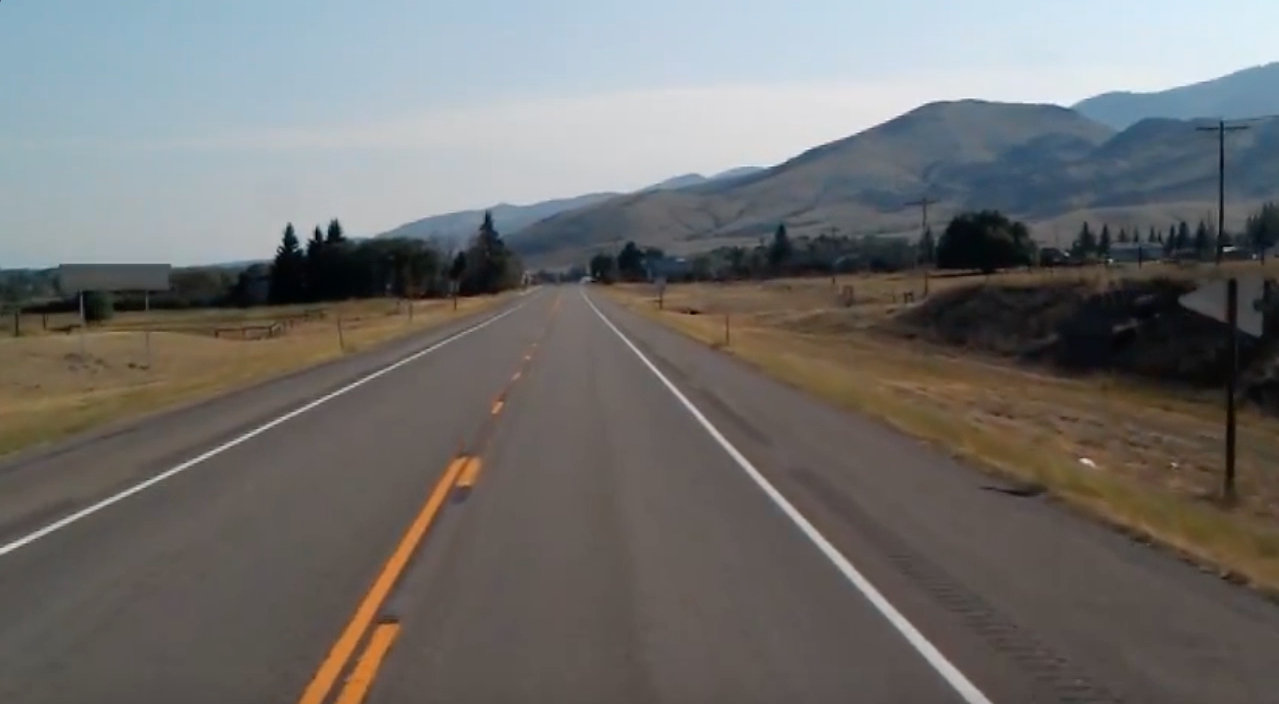
#> input picture test_image.jpg, 1279 x 704 px
$ python -i lane_keep_assist_me.py   (imports and definitions only)
#> lines starting #> are read from the running program, lines starting #| are printed output that depends on the picture; after the words box and inside, x2 and y2 are one past the last pixel; in counts of white or black regions, pixels touching at a corner belong together
import cv2
import numpy as np
import matplotlib.pyplot as plt
import math
import logging
import datetime
import sys

class HandCodedLaneFollower(object):

    def __init__(self, car=None):
        logging.info('Creating a HandCodedLaneFollower...')
        self.car = car
        self.curr_steering_angle = 90

    def follow_lane(self, frame):
        # Main entry point of the lane follower
        #show_image("orig", frame)

        lane_lines, frame = detect_lane(frame)
        final_frame = self.steer(frame, lane_lines)

        return final_frame

    def steer(self, frame, lane_lines):
        logging.debug('steering...')
        if len(lane_lines) == 0:
            logging.error('No lane lines detected, nothing to do.')
            return frame

        new_steering_angle = compute_steering_angle(frame, lane_lines)
        self.curr_steering_angle = stabilize_steering_angle(self.curr_steering_angle, new_steering_angle, len(lane_lines))

        if self.car is not None:
            self.car.front_wheels.turn(self.curr_steering_angle)
        curr_heading_image = display_heading_line(frame, self.curr_steering_angle)
        #show_image("heading", curr_heading_image)

        return curr_heading_image

def detect_lane(frame):
    logging.debug('detecting lane lines...')

    edges = detect_edges(frame)
    #show_image('edges', edges)

    cropped_edges = region_of_interest(edges)
    show_image('edges cropped', cropped_edges)

    line_segments = hough_transform(cropped_edges)
    line_segment_image = display_lines(frame, line_segments)
    show_image("line segments", line_segment_image)

    lane_lines = average_slope_intercept(frame, line_segments)
    lane_lines_image = display_lines(frame, lane_lines)
    #show_image("lane lines", lane_lines_image)

    return lane_lines, lane_lines_image

def show_image(title, frame, show=True):
    if show:
        cv2.imshow(title, frame)

# [6 lines left out: function rescaling, not called in this run]

def detect_edges(image):
    greyscale = cv2.cvtColor(image, cv2.COLOR_BGR2GRAY)
    #show_image("greyscale image", greyscale)
    edges = cv2.Canny(greyscale, 150, 250)

    hsv = cv2.cvtColor(image, cv2.COLOR_BGR2HSV)
    show_image('hsv', hsv)
    lower_red1 = np.array([0, 70, 50])
    upper_red1 = np.array([10, 255, 255])
    lower_red2 = np.array([160, 70, 50])
    upper_red2 = np.array([180, 255, 255])
    hsv_mask1 = cv2.inRange(hsv, lower_red1, upper_red1)
    hsv_mask2 = cv2.inRange(hsv, lower_red2, upper_red2)
    hsv_mask = hsv_mask1 | hsv_mask2
    show_image("red mask", hsv_mask)
    edges_hsv = cv2.Canny(hsv_mask, 200, 400)
    show_image("canny", edges_hsv)

    return edges_hsv

def region_of_interest(image):
    height = image.shape[0]
    width = image.shape[1]
    polygon = np.array([
        [(0, height * 1 / 2),
        (width, height * 1 / 2),
        (width, height),
        (0, height)]
    ], np.int32)
    mask = np.zeros_like(image)
    cv2.fillPoly(mask, polygon, 255)
    #show_image("mask", mask)
    masked_image = cv2.bitwise_and(image, mask)

    return masked_image

def hough_transform(image):
    rho = 1
    angle = np.pi / 180  # degree in radian, i.e. 1 degree
    min_threshold = 10  # minimal of votes
    line_segments = cv2.HoughLinesP(image, rho, angle, min_threshold, np.array([]), minLineLength=10,
                                    maxLineGap=5)

    if line_segments is not None:
        for line_segment in line_segments:
            logging.debug('detected line_segment:')
            logging.debug("%s of length %s" % (line_segment, length_of_line_segment(line_segment[0])))

    return line_segments


def display_lines(frame, lines, line_color=(0, 255, 0), line_width=10):
    line_image = np.zeros_like(frame)
    if lines is not None:
        for line in lines:
            for x1, y1, x2, y2 in line:
                cv2.line(line_image, (x1, y1), (x2, y2), line_color, line_width)
    line_image = cv2.addWeighted(frame, 0.8, line_image, 1, 1)
    return line_image

# [8 lines left out: function find_coordinates, not called in this run]

def average_slope_intercept(image, line_segments):
    """
    This function combines line segments into one or two lane lines
    If all line slopes are < 0: then we only have detected left lane
    If all line slopes are > 0: then we only have detected right lane
    """
    lane_lines = []
    if line_segments is None:
        logging.info('No line_segment segments detected')
        return lane_lines

    height, width, _ = image.shape
    left_fit = []
    right_fit = []

    boundary = 1/3
    left_region_boundary = width * (1 - boundary)  # left lane line segment should be on left 2/3 of the screen
    right_region_boundary = width * boundary # right lane line segment should be on left 2/3 of the screen

    for line_segment in line_segments:
        for x1, y1, x2, y2 in line_segment:
            if x1 == x2:
                logging.info('skipping vertical line segment (slope=inf): %s' % line_segment)
                continue
            fit = np.polyfit((x1, x2), (y1, y2), 1)
            slope = fit[0]
            intercept = fit[1]
            if slope < 0:
                if x1 < left_region_boundary and x2 < left_region_boundary:
                    left_fit.append((slope, intercept))
            else:
                if x1 > right_region_boundary and x2 > right_region_boundary:
                    right_fit.append((slope, intercept))

    left_fit_average = np.average(left_fit, axis=0)
    if len(left_fit) > 0:
        lane_lines.append(make_points(image, left_fit_average))

    right_fit_average = np.average(right_fit, axis=0)
    if len(right_fit) > 0:
        lane_lines.append(make_points(image, right_fit_average))

    logging.debug('lane lines: %s' % lane_lines)  # [[[316, 720, 484, 432]], [[1009, 720, 718, 432]]]

    return lane_lines

def make_points(image, line):
    height, width, _ = image.shape
    slope, intercept = line
    y1 = height  # bottom of the frame
    y2 = int(y1 * 1 / 2)  # make points from middle of the frame down

    # bound the coordinates within the frame
    x1 = max(-width, min(2 * width, int((y1 - intercept) / slope)))
    x2 = max(-width, min(2 * width, int((y2 - intercept) / slope)))
    return [[x1, y1, x2, y2]]

def compute_steering_angle(frame, lane_lines):
    """ Find the steering angle based on lane line coordinate
        We assume that camera is calibrated to point to dead center
    """
    if len(lane_lines) == 0:
        logging.info('No lane lines detected, do nothing')
        return -90

    height, width, _ = frame.shape
    if len(lane_lines) == 1:
        logging.debug('Only detected one lane line, just follow it. %s' % lane_lines[0])
        x1, _, x2, _ = lane_lines[0][0]
        x_offset = x2 - x1
    else:
        _, _, left_x2, _ = lane_lines[0][0]
        _, _, right_x2, _ = lane_lines[1][0]
        camera_mid_offset_percent = 0.02 # 0.0 means car pointing to center, -0.03: car is centered to left, +0.03 means car pointing to right
        mid = int(width / 2 * (1 + camera_mid_offset_percent))
        x_offset = (left_x2 + right_x2) / 2 - mid

    # find the steering angle, which is angle between navigation direction to end of center line
    y_offset = int(height / 2)

    angle_to_mid_radian = math.atan(x_offset / y_offset)  # angle (in radian) to center vertical line
    angle_to_mid_deg = int(angle_to_mid_radian * 180.0 / math.pi)  # angle (in degrees) to center vertical line
    steering_angle = angle_to_mid_deg + 90  # this is the steering angle needed by picar front wheel

    logging.debug('new steering angle: %s' % steering_angle)
    return steering_angle

def stabilize_steering_angle(curr_steering_angle, new_steering_angle, num_of_lane_lines, max_angle_deviation_two_lines=5, max_angle_deviation_one_lane=1):
    """
    Using last steering angle to stabilize the steering angle
    This can be improved to use last N angles, etc
    if new angle is too different from current angle, only turn by max_angle_deviation degrees
    """
    if num_of_lane_lines == 2 :
        # if both lane lines detected, then we can deviate more
        max_angle_deviation = max_angle_deviation_two_lines
    else :
        # if only one lane detected, don't deviate too much
        max_angle_deviation = max_angle_deviation_one_lane

    angle_deviation = new_steering_angle - curr_steering_angle
    if abs(angle_deviation) > max_angle_deviation:
        stabilized_steering_angle = int(curr_steering_angle
                                        + max_angle_deviation * angle_deviation / abs(angle_deviation))
    else:
        stabilized_steering_angle = new_steering_angle
    logging.info('Proposed angle: %s, stabilized angle: %s' % (new_steering_angle, stabilized_steering_angle))
    return stabilized_steering_angle

def display_heading_line(frame, steering_angle, line_color=(0, 0, 255), line_width=5, ):
    heading_image = np.zeros_like(frame)
    height, width, _ = frame.shape

    # figure out the heading line from steering angle
    # heading line (x1,y1) is always center bottom of the screen
    # (x2, y2) requires a bit of trigonometry

    # Note: the steering angle of:
    # 0-89 degree: turn left
    # 90 degree: going straight
    # 91-180 degree: turn right
    steering_angle_radian = steering_angle / 180.0 * math.pi
    x1 = int(width / 2)
    y1 = height
    x2 = int(x1 - height / 2 / math.tan(steering_angle_radian))
    y2 = int(height / 2)

    cv2.line(heading_image, (x1, y1), (x2, y2), line_color, line_width)
    heading_image = cv2.addWeighted(frame, 0.8, heading_image, 1, 1)

    return heading_image


def length_of_line_segment(line):
    x1, y1, x2, y2 = line
    return math.sqrt((x2 - x1) ** 2 + (y2 - y1) ** 2)

# [39 lines left out: functions test_image, test_video, not called in this run]


#test_image('test_img.jpg')
#test_video('test2.mp4')

>>> import cv2
>>> picture = cv2.imread('test_image.jpg')
#> picture is the input picture: shape (704, 1279, 3); mean B, G, R 109.7, 111.3, 112.3
>>> result = HandCodedLaneFollower().follow_lane(picture)
#> in detect_edges, `edges = cv2.Canny(greyscale, 150, 250)`:
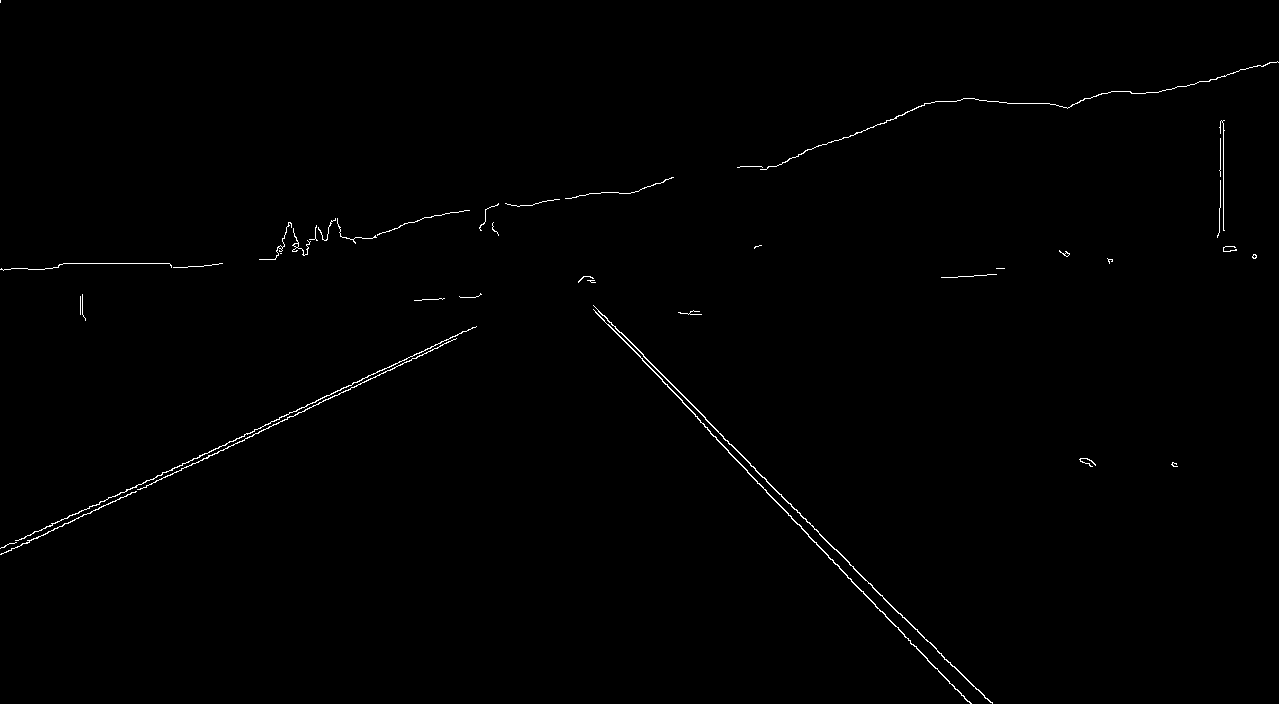
#> edges: shape (704, 1279); 0.55% white in thin lines or dots
#> in region_of_interest, `cv2.fillPoly(mask, polygon, 255)`:
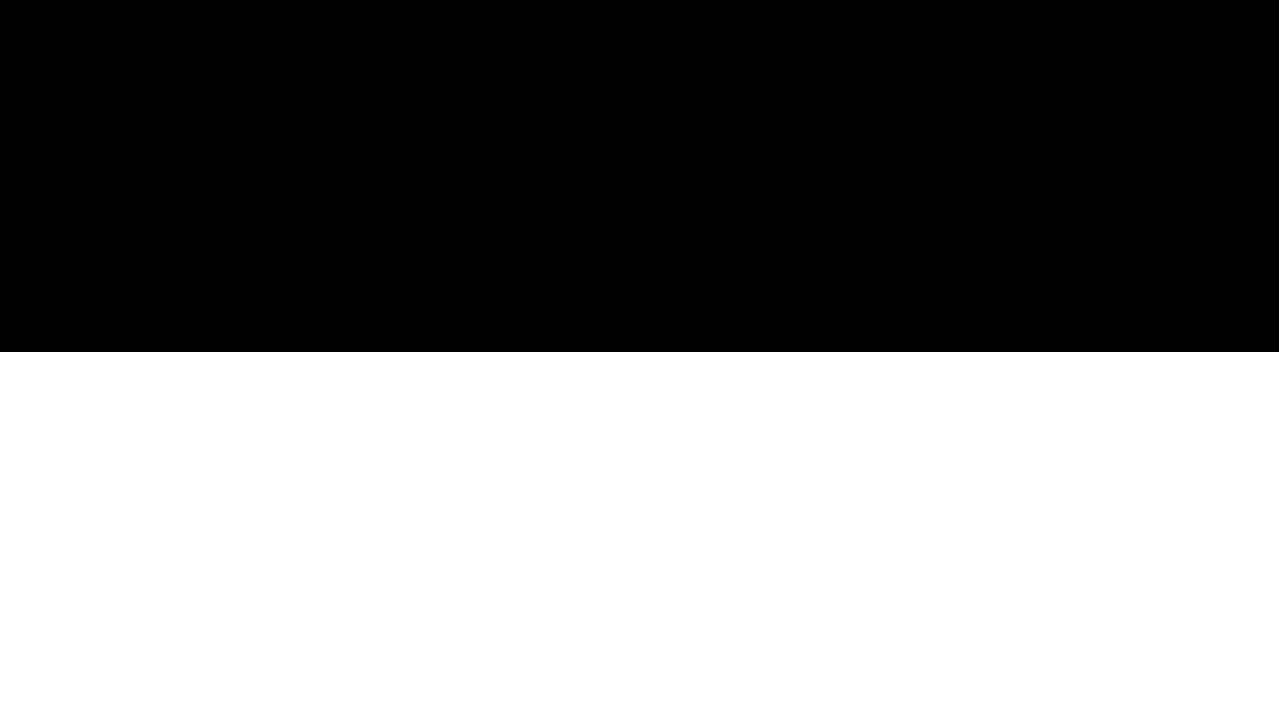
#> mask: shape (704, 1279); 50% white; 1 white region, box (x1, y1, x2, y2) and area: (0, 352, 1279, 704) 450208
#> in hough_transform, `line_segments = cv2.HoughLinesP(image, rho, angle, min_threshold, np.a..`: line_segments = 82 rows, first 6: [371, 581, 377, 571], [311, 671, 326, 649], [498, 407, 506, 392], [1019, 370, 1036, 370], [353, 603, 361, 592], [415, 558, 443, 511]
#> the loop in hough_transform, `for line_segment in line_segments:` made 82 passes
#> the loop in display_lines, `for line in lines:` made 82 passes
#> the loop in average_slope_intercept, `for line_segment in line_segments:` made 82 passes
#> after the loop in average_slope_intercept, `for line_segment in line_segments:`: left_fit = 53 pairs, first value -4.33 to -0.12, second value 508.1 to 2577.3; right_fit = 22 items, first 6: (6.66e-15, 370), (0.467, 15), (5.24e-15, 376), (0.438, 42.62), (0.447, 30.08), (0.524, -165.1)
#> in average_slope_intercept, `left_fit_average = np.average(left_fit, axis=0)`: left_fit_average = [-1.73, 1264.9]
#> in make_points, `slope, intercept = line`: slope = -1.73; intercept = 1264.9
#> in make_points, `x1 = max(-width, min(2 * width, int((y1 - intercept) / slope)))`: x1 = 324
#> in make_points, `x2 = max(-width, min(2 * width, int((y2 - intercept) / slope)))`: x2 = 528
#> in average_slope_intercept, `right_fit_average = np.average(right_fit, axis=0)`: right_fit_average = [0.932, -555]
#> in detect_lane, `lane_lines = average_slope_intercept(frame, line_segments)`: lane_lines = [[[324, 704, 528, 352]], [[1350, 704, 972, 352]]]
#> call 2 of display_lines, with line_color = (0, 255, 0), line_width = 10
#> the loop in display_lines (call 2), `for line in lines:` made 2 passes
#> in display_lines (call 2), `line_image = cv2.addWeighted(frame, 0.8, line_image, 1, 1)`:
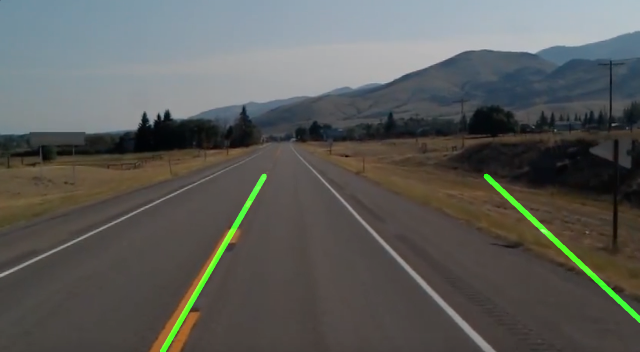
#> line_image: shape (704, 1279, 3) (shown at 1/2 size); mean B, G, R 88.7, 91.9, 90.8
#> in compute_steering_angle, `_, _, left_x2, _ = lane_lines[0][0]`: left_x2 = 528
#> in compute_steering_angle, `_, _, right_x2, _ = lane_lines[1][0]`: right_x2 = 972
#> in compute_steering_angle, `x_offset = (left_x2 + right_x2) / 2 - mid`: x_offset = 98
#> in compute_steering_angle, `angle_to_mid_radian = math.atan(x_offset / y_offset)`: angle_to_mid_radian = 0.272
#> in compute_steering_angle, `angle_to_mid_deg = int(angle_to_mid_radian * 180.0 / math.pi)`: angle_to_mid_deg = 15
#> in compute_steering_angle, `steering_angle = angle_to_mid_deg + 90`: steering_angle = 105
#> in stabilize_steering_angle, `angle_deviation = new_steering_angle - curr_steering_angle`: angle_deviation = 15
#> in stabilize_steering_angle, `stabilized_steering_angle = int(curr_steering_angle + max_angle_deviat..`: stabilized_steering_angle = 95
#> in display_heading_line, `steering_angle_radian = steering_angle / 180.0 * math.pi`: steering_angle_radian = 1.66
#> in display_heading_line, `x2 = int(x1 - height / 2 / math.tan(steering_angle_radian))`: x2 = 669
#> in display_heading_line, `heading_image = cv2.addWeighted(frame, 0.8, heading_image, 1, 1)`:
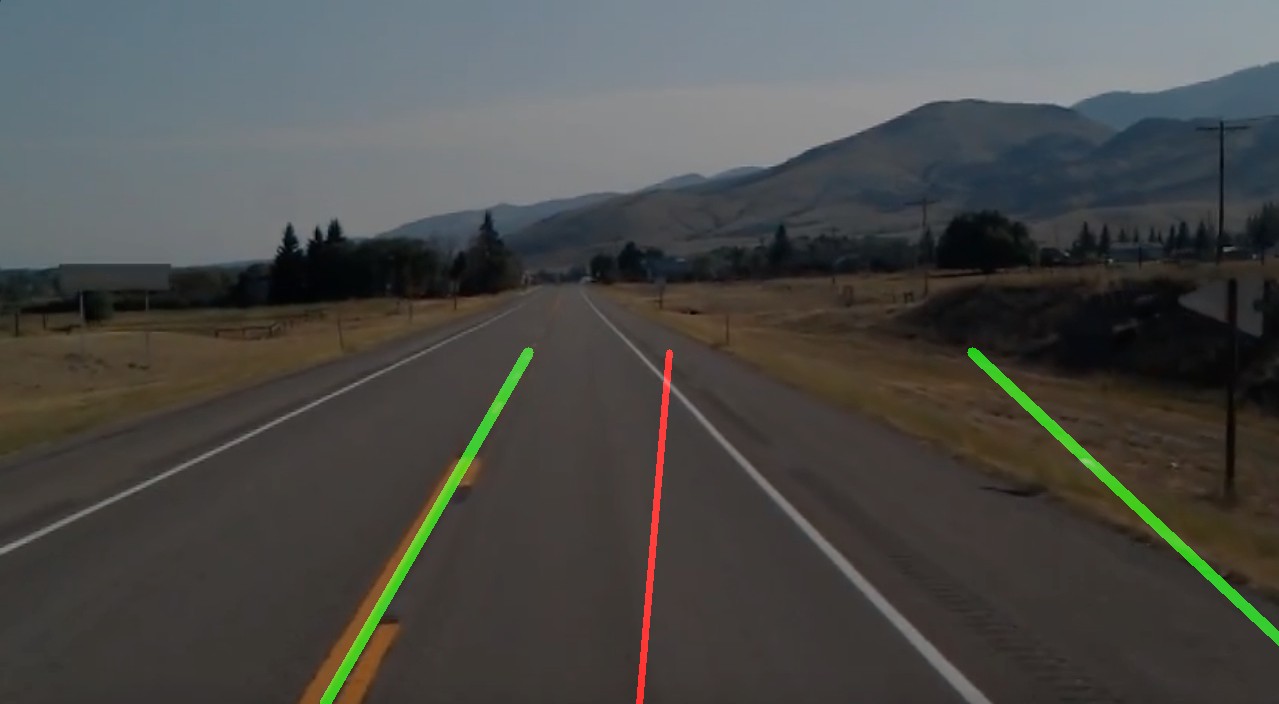
#> heading_image: shape (704, 1279, 3); mean B, G, R 72, 74.6, 74.2

$ run again, on reality.jpg
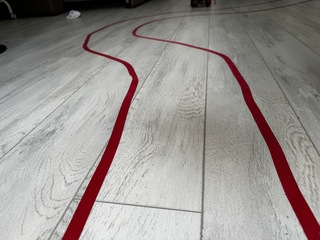
#> input picture reality.jpg, 320 x 240 px
#> picture is the input picture: shape (240, 320, 3); mean B, G, R 143.6, 146.8, 152.5
#> in detect_edges, `edges = cv2.Canny(greyscale, 150, 250)`:
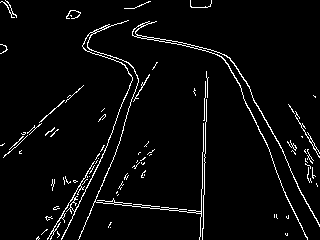
#> edges: shape (240, 320); 4% white in thin lines or dots
#> hsv: shape (240, 320, 3); mean H, S, V 47.6, 27.3, 153.3
#> hsv_mask1: shape (240, 320); 0.09% white in thin lines or dots, all inside (x1, y1, x2, y2) = (81, 25, 311, 223)
#> hsv_mask2: shape (240, 320); 6.3% white; 6 white regions (3 under 20 px), largest, box (x1, y1, x2, y2) and area: (172, 42, 320, 240) 2472, (62, 33, 138, 240) 2264, (132, 26, 146, 38) 49
#> hsv_mask: shape (240, 320); 6.4% white; 9 white regions (6 under 20 px), largest, box (x1, y1, x2, y2) and area: (172, 42, 320, 240) 2514, (62, 32, 138, 240) 2280, (132, 25, 146, 38) 53
#> edges_hsv: shape (240, 320); 1.4% white in thin lines or dots, all inside (x1, y1, x2, y2) = (61, 24, 320, 240)
#> mask: shape (240, 320); 50% white; 1 white region, box (x1, y1, x2, y2) and area: (0, 120, 320, 240) 38400
#> masked_image: shape (240, 320); 0.63% white in thin lines or dots, all inside (x1, y1, x2, y2) = (61, 120, 320, 240)
#> in hough_transform, `line_segments = cv2.HoughLinesP(image, rho, angle, min_threshold, np.a..`: line_segments = 14 rows, first 6: [66, 230, 96, 167], [269, 125, 291, 170], [78, 239, 108, 169], [263, 137, 285, 195], [79, 238, 117, 148], [295, 181, 316, 220]
#> the loop in hough_transform, `for line_segment in line_segments:` made 14 passes
#> the loop in display_lines, `for line in lines:` made 14 passes
#> the loop in average_slope_intercept, `for line_segment in line_segments:` made 14 passes
#> after the loop in average_slope_intercept, `for line_segment in line_segments:`: left_fit = [(-2.1, 368.6), (-2.33, 421), (-2.37, 425.1), (-2.5, 409.5), (-3.57, 566.4), (-2.23, 380.5), (-2.11, 368)]; right_fit = [(2.05, -425.2), (2.64, -556.4), (1.86, -366.9), (2, -375), (2, -412), (1.73, -328), (2, -388)]
#> left_fit_average = [-2.46, 419.9]
#> slope = -2.46; intercept = 419.9
#> in make_points, `x1 = max(-width, min(2 * width, int((y1 - intercept) / slope)))`: x1 = 73
#> in make_points, `x2 = max(-width, min(2 * width, int((y2 - intercept) / slope)))`: x2 = 121
#> right_fit_average = [2.04, -407.3]
#> in detect_lane, `lane_lines = average_slope_intercept(frame, line_segments)`: lane_lines = [[[73, 240, 121, 120]], [[317, 240, 258, 120]]]
#> the loop in display_lines (call 2), `for line in lines:` made 2 passes
#> left_x2 = 121
#> right_x2 = 258
#> x_offset = 26.5
#> angle_to_mid_radian = 0.217
#> angle_to_mid_deg = 12
#> steering_angle = 102
#> angle_deviation = 12
#> stabilized_steering_angle = 95
#> steering_angle_radian = 1.66
#> in display_heading_line, `x2 = int(x1 - height / 2 / math.tan(steering_angle_radian))`: x2 = 170
#> in display_heading_line, `heading_image = cv2.addWeighted(frame, 0.8, heading_image, 1, 1)`:
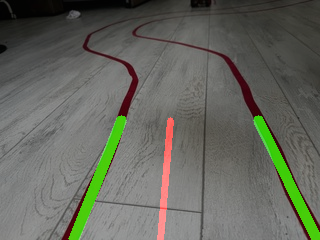
#> heading_image: shape (240, 320, 3); mean B, G, R 93.7, 103.2, 100.8
